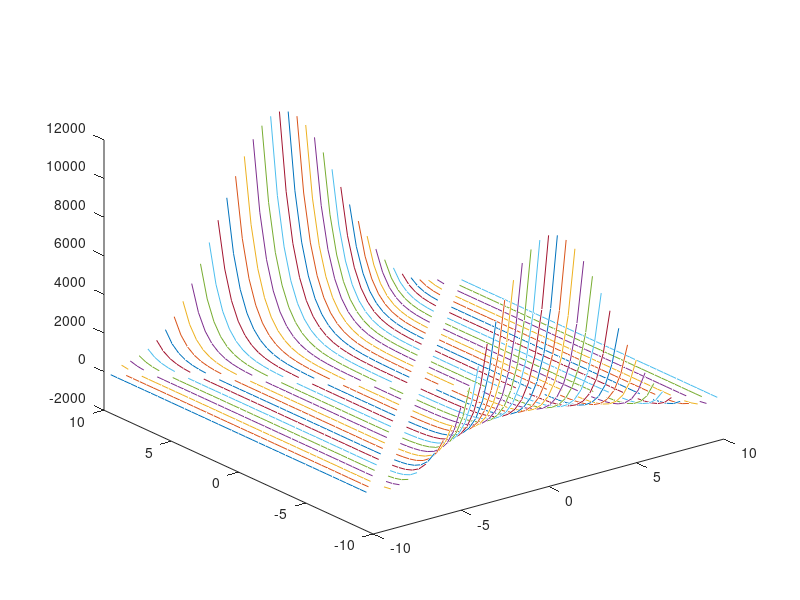
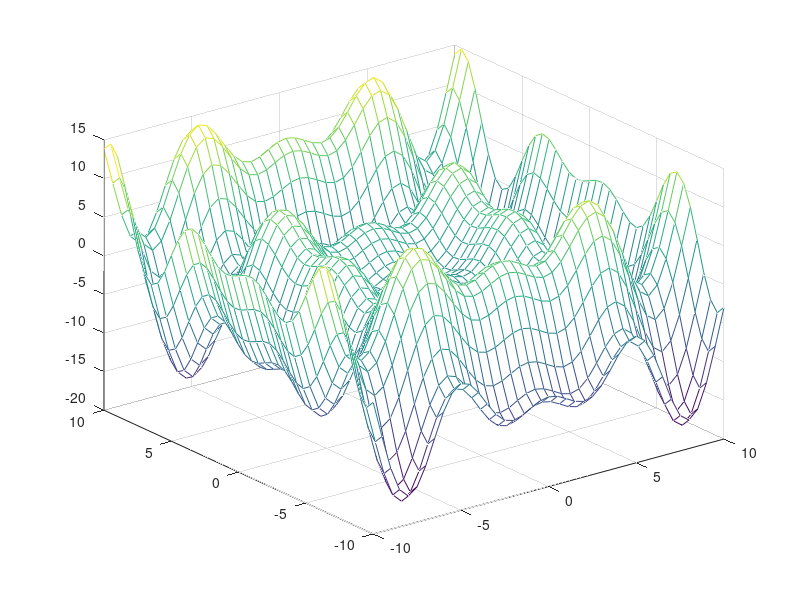

Reproduce these figures in MATLAB, in order.
disp("first(plot3)");
[x,y] = meshgrid(-10:0.5:10,-10:0.5:10);
a = 10;
b = sqrt(x.^2-y.^2);
z = a .* sin(b)./b;
figure;
plot3(x,y,z);
disp("second(mesh)");
[x1,y1] = meshgrid(-10:0.5:10,-10:0.5:10);
z1 = -x1.*sin(x1)-y1.*cos(y1);
figure;
mesh(x1,y1,z1);